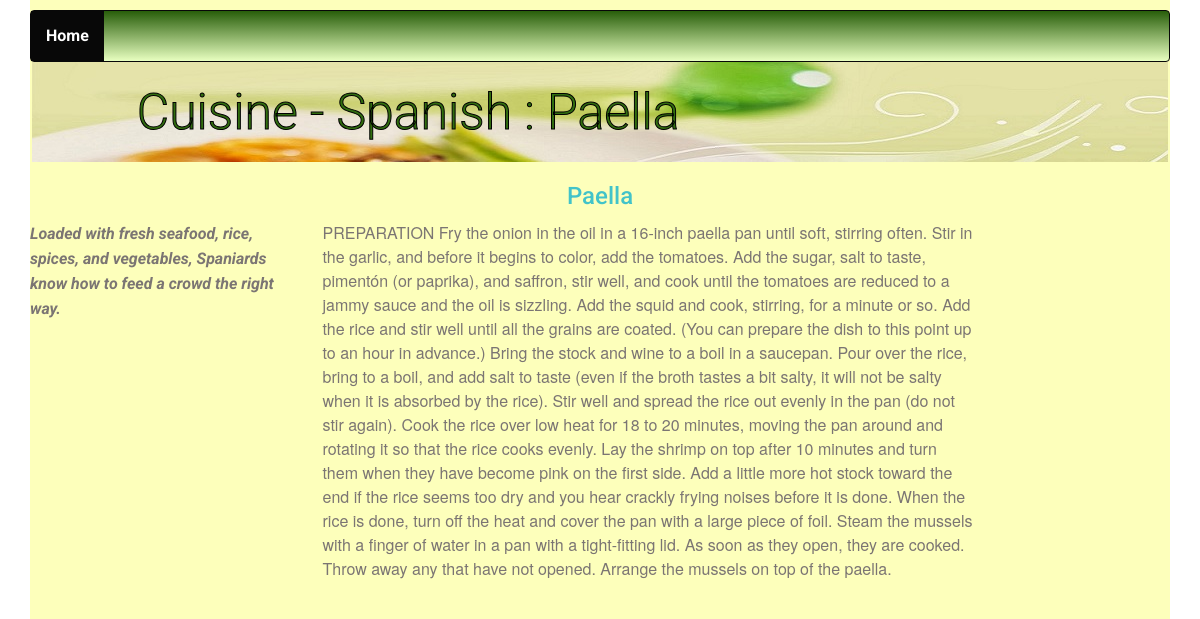
The app's page /restaurant/6/dish/19/, older data.
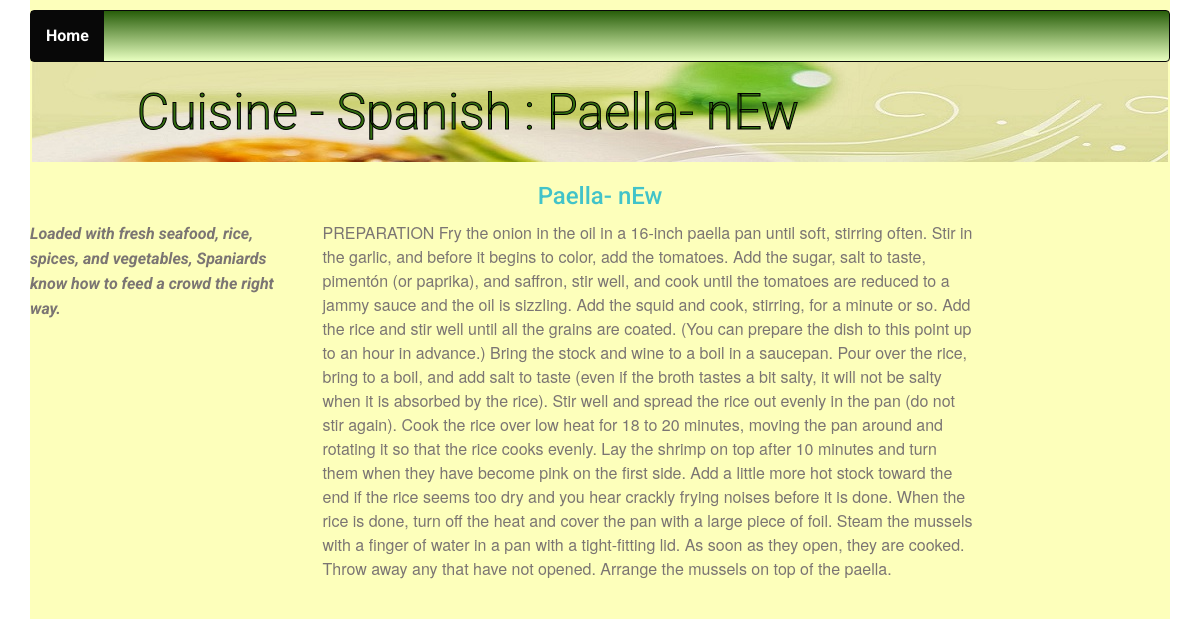
The same page, newer data.
### database_setup.py (models this page shows, shortened)
class Dish(Base):
    __tablename__ = 'dish'
    id = Column(Integer, primary_key=True)
    name = Column(String(150), nullable=False)
    description = Column(String(300), nullable=False)
    picurl = Column(String(300), nullable=False)
    recipe = Column(String(2000), nullable=False)
    cuisine_id = Column(Integer,ForeignKey('cuisine.id'))
    cuisine = relationship(Cuisine)
    user_id = Column(Integer, ForeignKey('user.id'))
    user = relationship(User)
    created_on = Column(String(50), nullable=False)
    modified_on = Column(String(50), nullable=False)

### project.py (the view)
@app.route('/restaurant/<int:cuisine_id>/dish/<int:dish_id>/',
           methods=['GET', 'POST'])
def showDescription(dish_id, cuisine_id):
    username = login_session.get('username')
    loginid = login_session.get('email')
    cuisine = session.query(Cuisine).filter_by(id=cuisine_id).one()
    dish = session.query(Dish).filter_by(id=dish_id).one()
    return render_template('description.html', dish=dish,
                           cuisine=cuisine, loggedusername=username,
                           loginid=loginid)

### templates/description.html (shortened to what this page needs)
{% extends "main.html" %}
{% block content %}
{% include "header.html" %}
	<div class="row banner main">
		<div class="col-md-11 col-md-offset-1 padding-none">
			<h1>Cuisine - {{ cuisine.name }} : {{dish.name}}</h1>
		</div>
	</div>
	<div class="row">
		<div class="col-md-12">
			<h2>{{dish.name}}</h2>
		</div>
	</div>
		<div class="row">
			<div class="col-md-3">
				<p><em>{{dish.description}}</em></p>
			</div>
			<div class="col-md-7">
				<p>{{dish.recipe}}</p>
			</div>
		</div>
{% endblock %}

Row changes from the older to the newer data that the page shows:
changed Dish: name "Paella" → "Paella- nEw"
